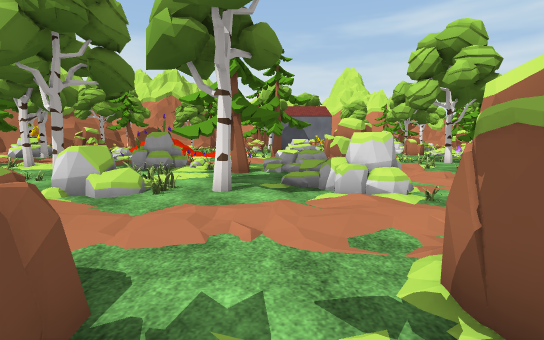
[1] (above)

22 first-person views from a walk through a scene from a Unity 3-D project. The camera is 1.4 m above the floor, tilts 6° down and sees 85° across. The floor is counted in squares, 1.17 m on a side. Each view is taken from the middle of a square. On the plan, view 1 faces up. The plan holds only what a view shows up to about 13 squares ahead; the rest is blank. The place goes on beyond the plan. The player is left out. Some surface patterns are stand-ins.

[2]
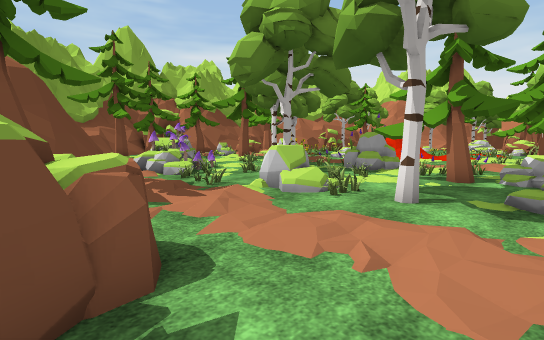

[3]
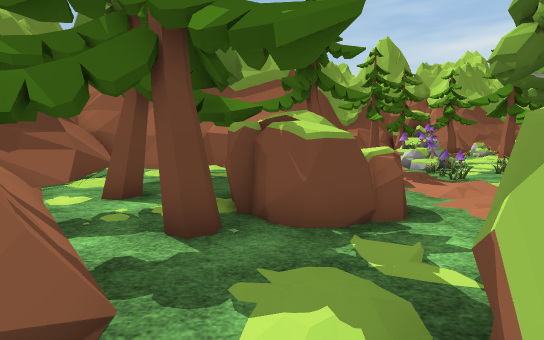

[4]
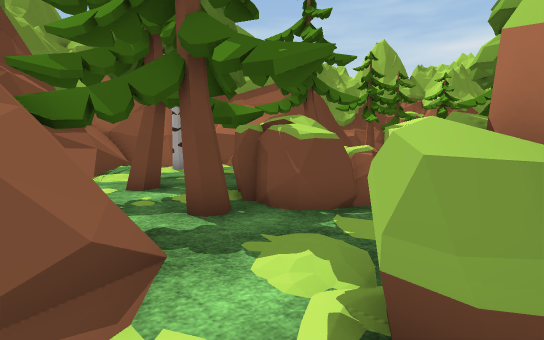

[5]
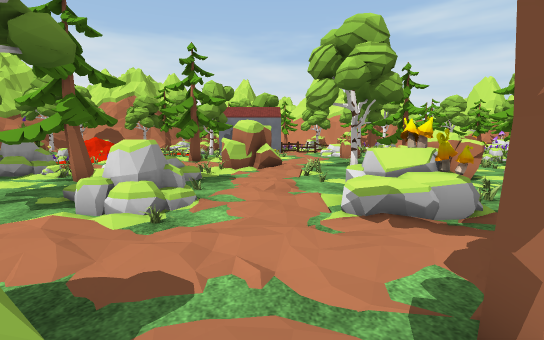

[6]
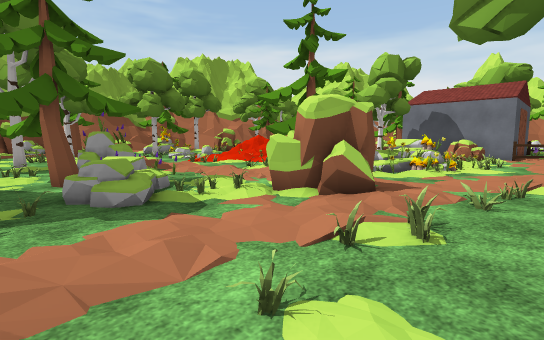

[7]
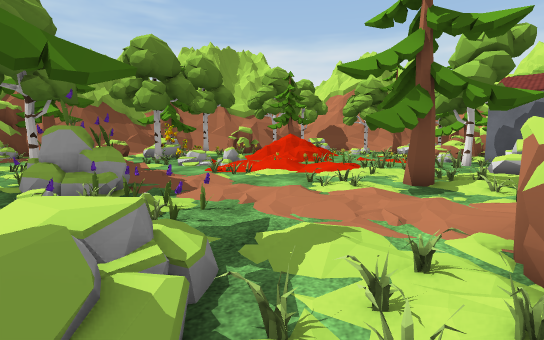

[8]
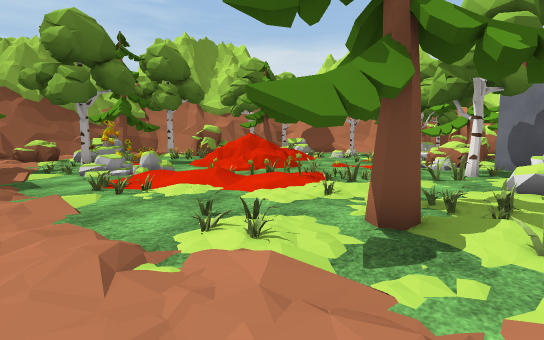

[9]
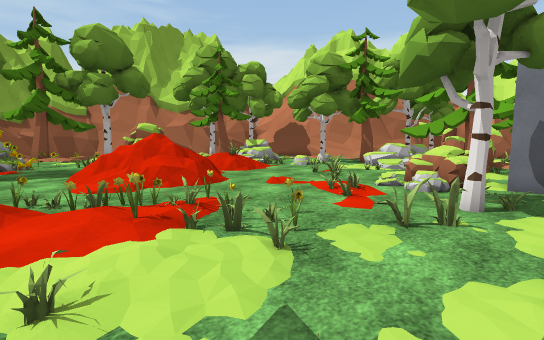

[10]
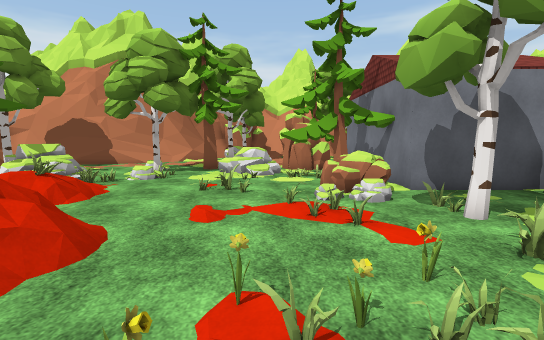

[11]
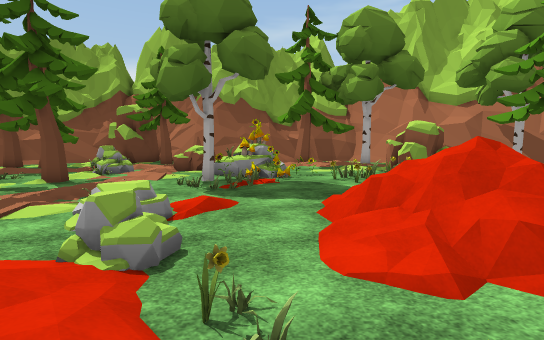

[12]
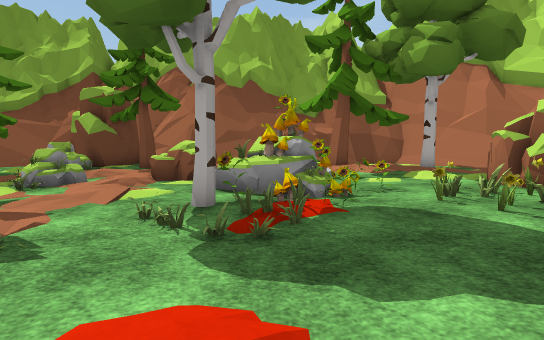

[13]
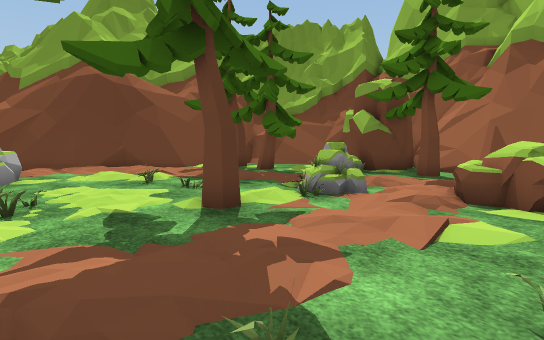

[14]
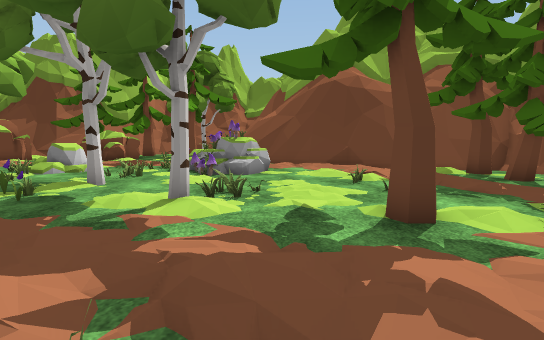

[15]
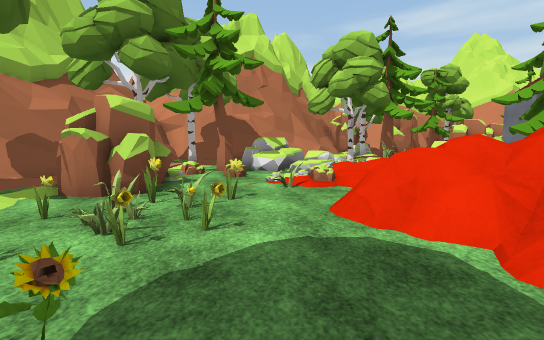

[16]
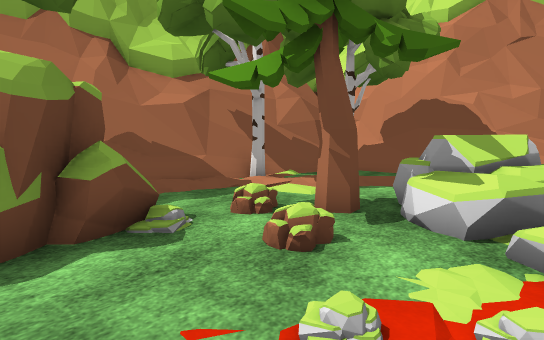

[17]
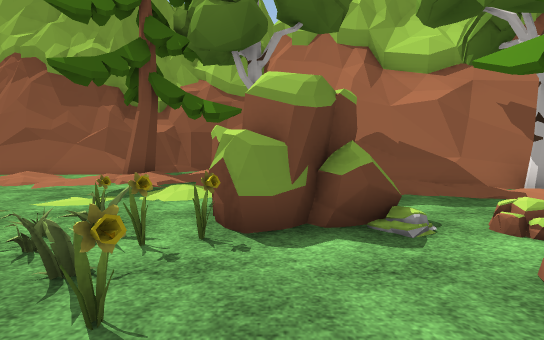

[18]
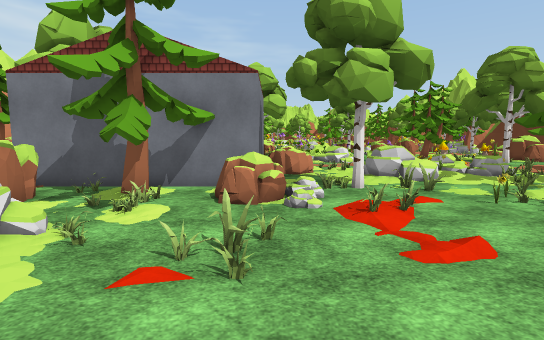

[19]
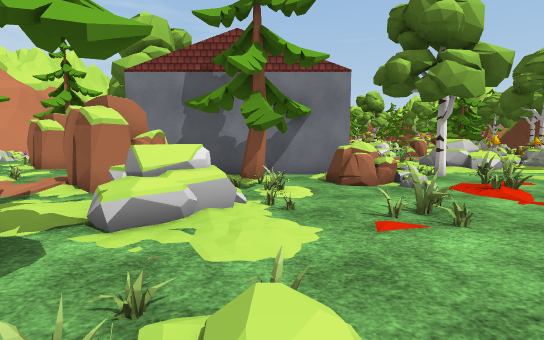

[20]
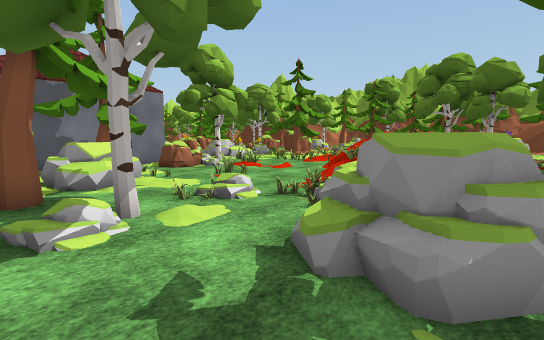

[21]
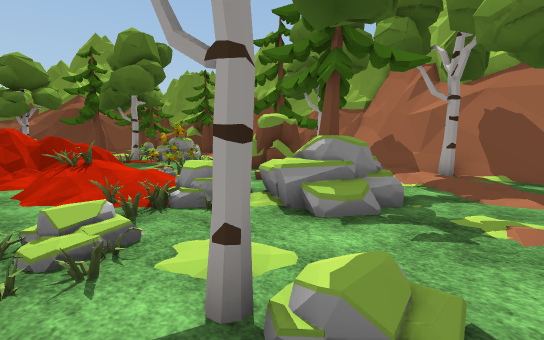

[22]
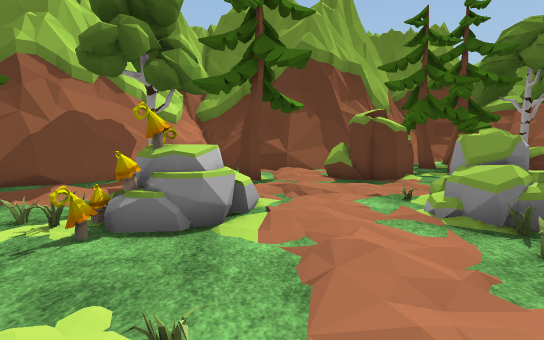

### Floor plan
Key: @ floor where view 1 was taken; # wall or solid block; x gap in a wall; . main floor; : floor 0.25 m higher than the main floor; + floor 0.5 m higher than the main floor; * floor 1 m higher than the main floor; % floor 1.25 m higher than the main floor; & floor 1.5 m higher than the main floor; / step, stairs or slope; = window, fence, low wall or low ledge; ^ raised ledge; O other object.
Columns run from 22 left of view 1 to 12 right of it. Each row starts with its distance up from view 1.
 36   ##.O......./.O:/.##
 35   #^..//..../#.O.O.####
 34   #=.:/...../O..OOO  .#
 33  ##O./..OOO.....OOO.OO#
 32  #=../.OOOO..O.....OOO#
 31 ##O/...O OOO..........#
 30 #=//......////......=x## #
 29 #=.  .=...////......==...x
 28 =.// ##...////...../ ....=#
 27  O...##....//...../:......=
 26  O...##==..==://./....O....
 25 /:.//.==...=#%*/.......OOO  ..
 24 .//...=#=..:/&%/...==..OO   ..
 23 OO/....=....////..===../O O=..
 22 O/.....O....////.==/..../=OO..
 21 =.../OOO........==/.:..:.OOO.
 20 =/:. OOO..../././/...../OOO..//
 19 =//  OO.O...O/ O//....O///==./.
 18 =   ==......+/.//..../O..././//
 17 =   =../............./O.. .....
 16 /..//:...://:....//.///::  ./..
 15 OO./....../:..///::../...###/..O
 14 ...//O..O........ ...=./.##^/..
 13 ##/  /..O../O..= OO===.../../..
 12 #OO /.......O/.=OOO#=.OO/..:/.. ^#
 11  O.OO/.../...........OOOO......  ##
 10   #O.//........O...OOO.O.../...  ..
  9 =  O. .....................:....
  8 #=OO/.://..OOO......... OO.:/OO..
  7 #= O/.....OOOO...OO/.O.OOO.:/OOO..
  6 ######=./..OOOO../O/....O/../OO/.//
  5      ###=/. O:..../..//././//:. ///
  4        ###     //:./..///..//.. /./
  3         ###      .......##..OO   =#
  2          ##   OO   =^...##=/.   O##
  1                O   ###..##.//    #
  0                    ###@....===  #
 -1                 ...##OO===#######
 -2             #=........O###
 -3             ## O..OO.=##
 -4             ## O....=##
 -5             ##...=O==#
 -6             #==####
 -7             #=# ##
 -8             =#   #

Where each view was taken, in squares from view 1:
view 1: 0 up, 0 right, facing up
view 2: 1 up, 1 right, facing up-left
view 3: 0 up, 3 right, facing left
view 4: 0 up, 4 right, facing left
view 5: 1 up, 5 right, facing up
view 6: 9 up, 8 right, facing up-left
view 7: 11 up, 3 right, facing up-left
view 8: 15 up, 2 right, facing up-left
view 9: 20 up, 1 right, facing up-left
view 10: 21 up, 4 left, facing up
view 11: 21 up, 4 left, facing left
view 12: 20 up, 9 left, facing left
view 13: 18 up, 11 left, facing down-left
view 14: 18 up, 12 left, facing down
view 15: 20 up, 13 left, facing up
view 16: 27 up, 12 left, facing up-left
view 17: 27 up, 12 left, facing left
view 18: 29 up, 9 left, facing right
view 19: 32 up, 10 left, facing right
view 20: 36 up, 14 left, facing down-right
view 21: 36 up, 8 left, facing down-left
view 22: 12 up, 6 right, facing down
